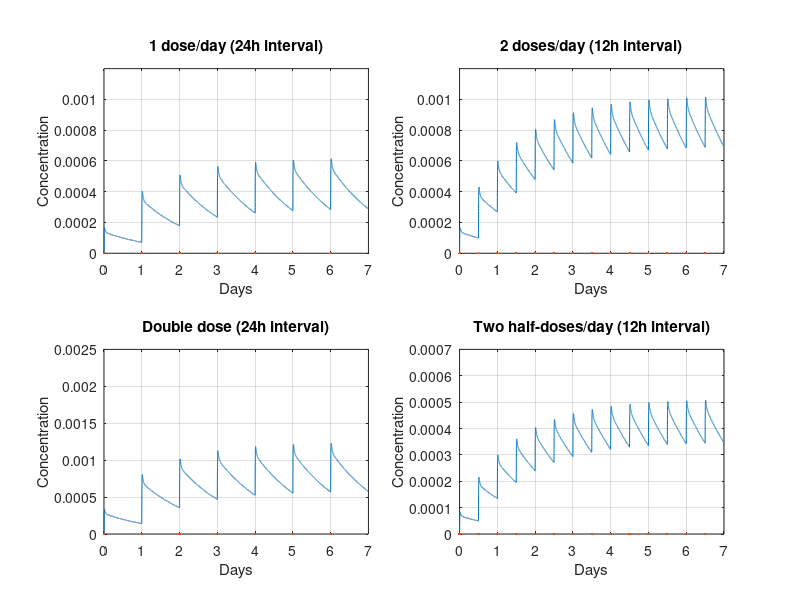

MATLAB code to generate this figure:
clc, clear, close all;
% Define the transfer function (3-compartment pharmacokinetic model)
% Numerator: 0.7s + 1 (absorption dynamics)
% Denominator: (0.1s+1)(0.5s+1)(36s+1) (fast/medium/slow phases)
sys = tf([0.7, 1], conv([0.1, 1], conv([0.5, 1], [36, 1])));

% Time vector (7 days, 0.01-hour resolution)
t_span = 0 : 0.01 : 24 * 7;  % 0 to 168 hours (steps of 0.01h)
u = zeros(size(t_span));      % Initialize input (no dose)

% Scenario 1: One dose per day (24-hour intervals)
T1 = 1 : 2400 : 24 * 7 * 100;  % Dosing indices (every 2400 steps = 24h)
u(T1) = 1;                      % Unit dose at each interval
y1 = lsim(sys, u, t_span);      % Simulate concentration

% Scenario 2: Two doses per day (12-hour intervals)
u = zeros(size(t_span));        % Reset input
T2 = 1 : 1200 : 24 * 7 * 100;   % Dosing indices (every 1200 steps = 12h)
u(T2) = 1;                      % Unit dose every 12h
y2 = lsim(sys, u, t_span);      % Simulate concentration

% Scenario 3: Double dose once daily
u = zeros(size(t_span));        % Reset input
u(T1) = 2;                      % Double dose (2 units) every 24h
y3 = lsim(sys, u, t_span);      % Simulate concentration

% Scenario 4: Two half-doses daily (custom regimen)
u = zeros(size(t_span));        % Reset input
u(T2) = 0.5;                    % Half-dose (0.5 units) every 12h
y4 = lsim(sys, u, t_span);      % Simulate concentration

% Convert time to days for plotting
t_days = t_span / 24;           % Hours → days
T1_days = T1 / 24 / 100;        % Dosing times (days) for Scenario 1
T2_days = T2 / 24 / 100;        % Dosing times (days) for Scenario 2

% Plot all scenarios in a 2x2 grid
figure('Position', [100, 100, 1200, 800]);

% Subplot 1: One dose per day
subplot(2, 2, 1);
plot(t_days, y1, T1_days, zeros(size(T1_days)), '.'); 
grid on;
title('1 dose/day (24h interval)');
xlabel('Days'); ylabel('Concentration');
axis([0 7 0 1.2e-3]);

% Subplot 2: Two doses per day
subplot(2, 2, 2);
plot(t_days, y2, T2_days, zeros(size(T2_days)), '.'); 
grid on;
title('2 doses/day (12h interval)');
xlabel('Days'); ylabel('Concentration');
axis([0 7 0 1.2e-3]);

% Subplot 3: Double dose once daily
subplot(2, 2, 3);
plot(t_days, y3, T1_days, zeros(size(T1_days)), '.'); 
grid on;
title('Double dose (24h interval)');
xlabel('Days'); ylabel('Concentration');
axis([0 7 0 2.5e-3]);  % Higher y-axis for double dose

% Subplot 4: Two half-doses daily
subplot(2, 2, 4);
plot(t_days, y4, T2_days, zeros(size(T2_days)), '.'); 
grid on;
title('Two half-doses/day (12h interval)');
xlabel('Days'); ylabel('Concentration');
axis([0 7 0 0.7e-3]);  % Lower y-axis for half-doses